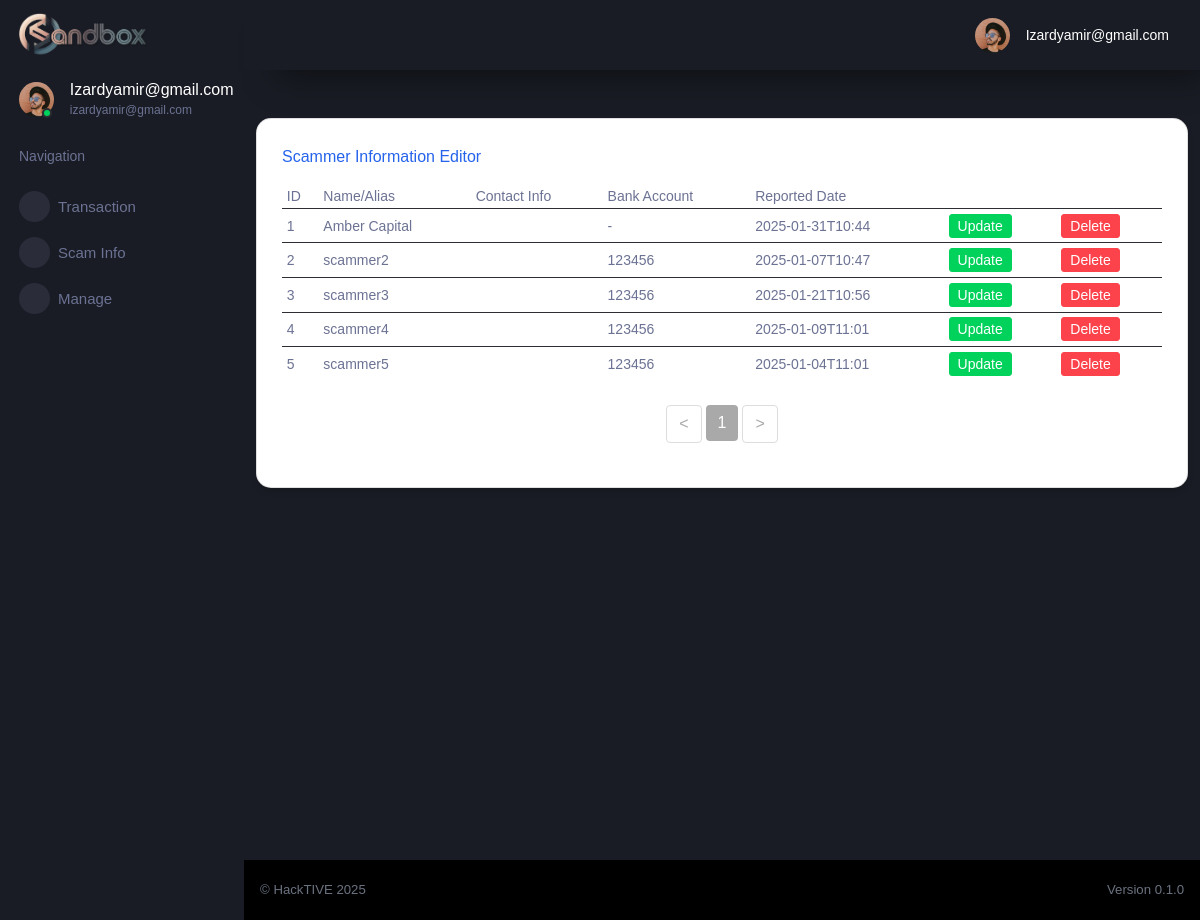
Screenshot of /manage_scammer_admin (signed in) with the database file from the repository.
### tables this page shows
CREATE TABLE "cif" (
	"id"	INTEGER UNIQUE,
	"username"	TEXT NOT NULL UNIQUE,
	"password"	TEXT,
	"firstname"	TEXT,
	"lastname"	TEXT,
	"gender"	TEXT,
	"dob"	TEXT,
	"ic"	INTEGER UNIQUE,
	"phone"	INTEGER,
	"email"	TEXT UNIQUE,
	"address1"	NUMERIC,
	"address2"	TEXT,
	"postcode"	TEXT,
	"area"	TEXT,
	"state"	TEXT,
	"country"	TEXT,
	"productID"	INTEGER,
	"productNAME"	TEXT,
	"accountID"	INTEGER,
	PRIMARY KEY("id" AUTOINCREMENT)
);

CREATE TABLE "scammer" (
	"scammerID"	INTEGER NOT NULL,
	"scammerName"	TEXT,
	"phone"	TEXT,
	"platform"	TEXT,
	"reportedDate"	TEXT,
	"recordedDate"	TEXT,
	"bankAccount"	TEXT,
	"bankName"	TEXT,
	"bankAccountName"	TEXT,
	"sourceReport1"	TEXT,
	"sourceReport2"	TEXT,
	"sourceReport3"	TEXT,
	"tiktokID"	TEXT,
	"facebookID"	TEXT,
	"twitterID"	TEXT,
	"instagramID"	TEXT,
	"telegramID"	TEXT,
	"reporterID"	TEXT,
	"email"	TEXT,
	PRIMARY KEY("scammerID" AUTOINCREMENT)
);

### flaskr/main.py (the view)
@bp.route('/manage_scammer_admin', methods=['POST', 'GET'])
@login_required
def manage_scammer_admin():
    if g.user['username']=='izardyamir@gmail.com':
        db = get_db()
        scammers = db.execute(
            'SELECT * FROM scammer'
        ).fetchall()
        return render_template('app/manage-scammer.html', scammers=scammers)
    else:
        return redirect(url_for('main.index'))

### flaskr/auth.py (called while the page is built)
@bp.before_app_request
def load_logged_in_user():
    user_id = session.get('user_id')
    if user_id is None:
        g.user = None
    else:
        g.user = get_db().execute(
            'SELECT * FROM cif WHERE id = ?', (user_id,)
        ).fetchone()

### flaskr/db.py (called while the page is built)
def get_db():
    if 'db' not in g:
        g.db = sqlite3.connect(
            current_app.config['DATABASE'],
            detect_types=sqlite3.PARSE_DECLTYPES
        )
        g.db.row_factory = sqlite3.Row
    return g.db

### flaskr/main.py (called while the page is built)
def login_required(view):
    @functools.wraps(view)
    def wrapped_view(**kwargs):
        if g.user is None:
            return redirect(url_for('auth.login'))
        return view(**kwargs)
    return wrapped_view

### flaskr/templates/app/manage-scammer.html (shortened to what this page needs)
{% extends "/layouts/base.html" %}
{% block content %}
<div class="container aligned-middle mt-5 overflow-auto"  scrolling="yes" frameborder="0" style=" width: 100%; height: calc(101vh - 66px)">
  <div class="row">
    <div class="col-md-12 mb-4">
      <div class="card">
        <div class="card-body">
          <h5 class="card-title text-primary">Scammer Information Editor</h5>
          <div class="table-responsive-sm">
            <table class="table table-sm mb-4" style="font-size: small;">
              <thead>
                <tr>
                  <th scope="col">ID</th>
                  <th scope="col">Name/Alias</th>
                  <th scope="col">Contact Info</th>
                  <th scope="col">Bank Account</th>
                  <th scope="col">Reported Date</th>
                </tr>
              </thead>
              <tbody id="table-body">
                {% for scammer in scammers %}
                <tr>
                  <td>{{ scammer['scammerID'] }}</th>
                  <td>{{ scammer['scammerName'] }}</td>
                  <td>{{ scammer['contact'] }}</td>
                  <td>{{ scammer['bankAccount'] }}</td>
                  <td>{{ scammer['reportedDate'] }}</td>
                  <td>
                      <a href="{{ url_for('main.scammer_update',id=scammer['scammerID']) }}">
                          <button type="submit" class="btn btn-success btn-sm ms-1">Update</button>
                      </a>
                  </td>
                  <td>
                      <a href="">
                        <button type="submit" class="btn btn-danger btn-sm" value="Delete" onclick="return confirm('Are you sure?');">Delete</button>
                      </a>
                  </td>
                </tr>
                {% endfor %}
              </tbody>
            </table>
            <nav>
              <ul class="pagination justify-content-center" id="pagination">
              </ul>
          </div>
        </div>
      </div>
    </div>
  </div>
</div>
{% endblock %}

### flaskr/templates/includes/sidebar.html (shortened to what this page needs)
<nav class="sidebar sidebar-offcanvas" id="sidebar">
    <div class="sidebar-brand-wrapper d-none d-lg-flex align-items-center justify-content-center fixed-top">
      <a class="sidebar-brand brand-logo" href="{{ url_for('main.index') }}"><img src="/static/img/hacktive-team-banner.png" style="width:60%; height:auto; display: block; margin: 0 auto 0 -2px; object-fit: contain;"     alt="logo" /></a>
    </div>
    <ul class="nav">
      <li class="nav-item profile">
        <div class="profile-desc">
          <div class="profile-pic">
            <div class="count-indicator">
              <img class="img-xs rounded-circle " src="/static/img/faces/face15.jpg" alt="">
              <span class="count bg-success"></span>
            </div>
            <div class="profile-name">
              <h5 class="mb-0 font-weight-normal">
                {{ (g.user['username']).capitalize() }}
              </h5>
              <span>
                {{ g.user['username'] }}
              </span>
            </div>
          </div>
        </div>
      </li>
      <li class="nav-item nav-category">
        <span class="nav-link">Navigation</span>
      </li>
      <li class="nav-item menu-items">
        <a class="nav-link" data-toggle="collapse" href="#transaction" aria-expanded="false" aria-controls="transaction">
          <span class="menu-icon">
          </span>
          <span class="menu-title">Transaction</span>
          <i class="menu-arrow"></i>
        </a>
      </li>
      <li class="nav-item menu-items">
        <a class="nav-link" data-toggle="collapse" href="#scam-info" aria-expanded="false" aria-controls="scam-info">
          <span class="menu-icon">
          </span>
          <span class="menu-title">Scam Info</span>
          <i class="menu-arrow"></i>
        </a>
      </li>
      <li class="nav-item menu-items">
        <a class="nav-link" data-toggle="collapse" href="#manage" aria-expanded="false" aria-controls="manage">
          <span class="menu-icon">
          </span>
          <span class="menu-title">Manage</span>
          <i class="menu-arrow"></i>
        </a>
      </li>
    </ul>
  </nav>

### flaskr/templates/includes/navigation.html (shortened to what this page needs)
<nav class="navbar p-0 fixed-top d-flex flex-row">
    <div class="navbar-menu-wrapper flex-grow d-flex align-items-stretch">
      <button class="navbar-toggler navbar-toggler align-self-center" type="button" data-toggle="minimize">
      </button>
      <ul class="navbar-nav navbar-nav-right">
        <li class="nav-item dropdown">
          <a class="nav-link" id="profileDropdown" href="#" data-toggle="dropdown">
            <div class="navbar-profile">
              <img class="img-xs rounded-circle" src="/static/img/faces/face15.jpg" alt="">
              <p class="mb-0 d-none d-sm-block navbar-profile-name">
                {{ (g.user['username']).capitalize() }}
              </p>
            </div>
          </a>
        </li>
      </ul>
    </div>
  </nav>

### flaskr/templates/app/manage-scammer.html (style rules this page uses)
.card-body { height: auto; }
.card { border-radius: 15px; box-shadow: 0 4px 6px rgba(0, 0, 0, 0.1); transition: transform 0.2s ease; background: white; }
.card-body { padding: 1.5rem; }
.text-primary { color: #2563eb !important; }

### rows the page displays
cif: username "Izardyamir@gmail.com", user.username "izardyamir@gmail.com"
scammer: scammerID "1", scammerName "Amber Capital", bankAccount "-", reportedDate "2025-01-31T10:44"
scammer: scammerID "2", scammerName "scammer2", bankAccount "123456", reportedDate "2025-01-07T10:47"
scammer: scammerID "3", scammerName "scammer3", bankAccount "123456", reportedDate "2025-01-21T10:56"
scammer: scammerID "4", scammerName "scammer4", bankAccount "123456", reportedDate "2025-01-09T11:01"
scammer: scammerID "5", scammerName "scammer5", bankAccount "123456", reportedDate "2025-01-04T11:01"
